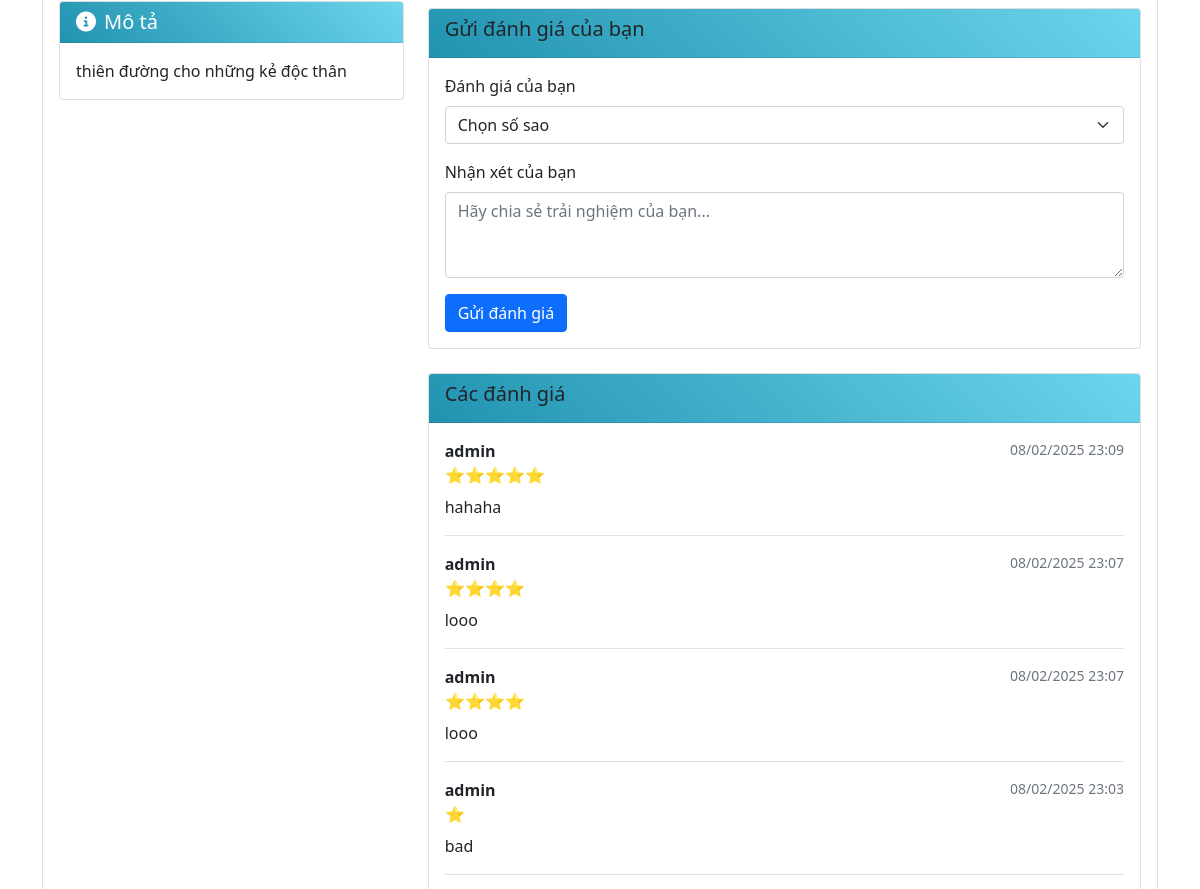
The app's page /pod/0a66613f-e859-4c0c-b740-e6e324bf74fa/ (middle part), older data.
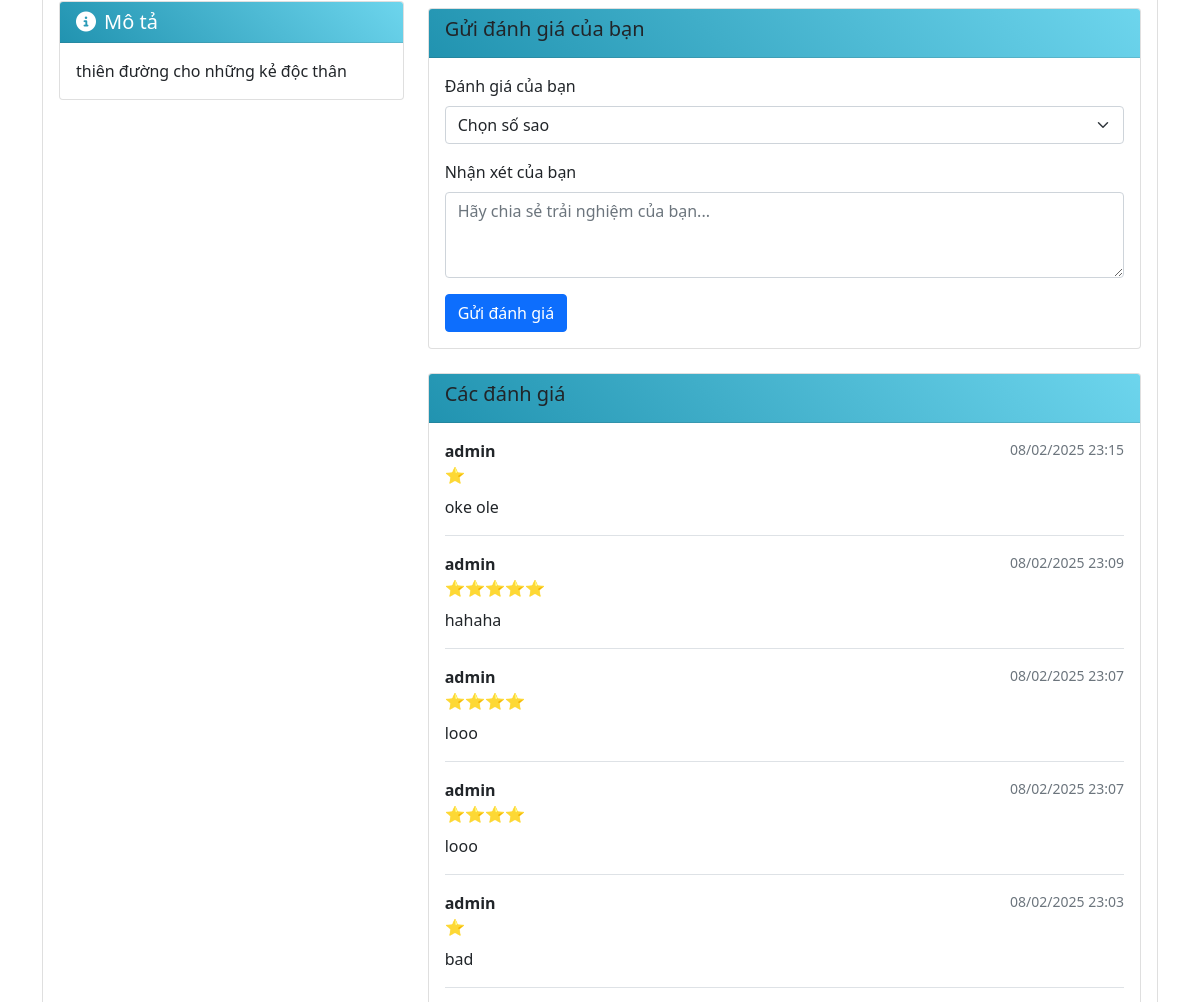
The same page, newer data.
### home/models.py (models this page shows, shortened)
class Feedback(models.Model):
    id = models.AutoField(primary_key=True)
    user = models.ForeignKey(User, on_delete=models.CASCADE, verbose_name='Người dùng')
    pod = models.ForeignKey('Pod', on_delete=models.CASCADE, verbose_name='Phòng')
    rating = models.IntegerField(choices=[(i, f'{i} sao') for i in range(1, 6)], verbose_name='Đánh giá')
    comment = models.TextField(verbose_name='Nhận xét')
    created_at = models.DateTimeField(auto_now_add=True, verbose_name='Thời gian tạo')
    class Meta:
        verbose_name = 'Feedback'
        verbose_name_plural = 'Feedbacks'
        ordering = ['-created_at']

### home/views.py (the view)
# urls.py: path('pod/<uid>/', get_pod, name='get_pod'),
def get_pod(request, uid):
    try:
        pod = Pod.objects.get(uid=uid)
        today = date.today().strftime('%Y-%m-%d')
        if request.method == 'POST':
            hours = int(request.POST.get('hours', 1))
        else:
            hours = int(request.GET.get('hours', 1))
        total_amount = pod.pod_price * hours
        context = {
            'pod': pod,
            'today': today,
            'available_rooms': pod.room_count,
            'total_amount': total_amount,
            'hours': hours
        }
        return render(request, 'home/pod.html', context)
    except Pod.DoesNotExist:
        messages.error(request, 'Không tìm thấy khách sạn')
        return redirect('index')

### templates/home/pod.html (shortened to what this page needs)
{% extends 'home/base.html' %}
{% load humanize %}
{% block content %}
<div class="container mt-4">
  <div class="card">
    <div class="card-body">
      <div class="row">
        <div class="col-md-4">
          <div class="card mt-3">
            <div class="card-header bg-info text-white">
              <h5 class="card-title mb-0">
                <i class="fas fa-info-circle me-2"></i>Mô tả
              </h5>
            </div>
            <div class="card-body">
              <p class="card-text">{{ pod.description }}</p>
            </div>
          </div>
        </div>
        <div class="col-md-8">
          <div class="card mt-4">
            <div class="card-header">
                <h5>Gửi đánh giá của bạn</h5>
            </div>
            <div class="card-body">
                <form method="POST" action="{% url 'add_feedback' pod.uid %}">
                    <div class="mb-3">
                        <label for="rating" class="form-label">Đánh giá của bạn</label>
                        <select class="form-select" name="rating" id="rating" required>
                            <option value="">Chọn số sao</option>
                        </select>
                    </div>
                    <div class="mb-3">
                        <label for="comment" class="form-label">Nhận xét của bạn</label>
                        <textarea class="form-control" name="comment" id="comment" rows="3" required
                                  placeholder="Hãy chia sẻ trải nghiệm của bạn..."></textarea>
                    </div>
                    <button type="submit" class="btn btn-primary">Gửi đánh giá</button>
                </form>
            </div>
          </div>
          <div class="card mt-4">
            <div class="card-header">
                <h5>Các đánh giá</h5>
            </div>
            <div class="card-body">
                {% for feedback in pod.feedback_set.all %}
                <div class="feedback-item mb-3 border-bottom pb-3">
                    <div class="d-flex justify-content-between">
                        <div>
                            <strong>{{ feedback.user.username }}</strong>
                            <div class="text-warning">
                                {% for i in ""|ljust:feedback.rating %}⭐{% endfor %}
                            </div>
                        </div>
                        <small class="text-muted">{{ feedback.created_at|date:"d/m/Y H:i" }}</small>
                    </div>
                    <p class="mt-2 mb-0">{{ feedback.comment }}</p>
                </div>
                {% empty %}
                <p class="text-muted">Chưa có đánh giá nào.</p>
                {% endfor %}
            </div>
          </div>
        </div>
      </div>
    </div>
  </div>
</div>
{% endblock %}

Row changes from the older to the newer data that the page shows:
added Feedback: user.username "admin", rating 1 (drawn), created_at "08/02/2025 23:15", comment "oke ole"
